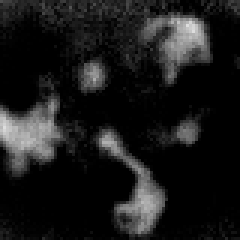
#> input picture gap8_project/samples/im4.pgm, 80 x 80 px (shown 3 times larger)
$ python DrawBB.py
#> lines starting #> are read from the running program, lines starting #| are printed output that depends on the picture
### Copyright (C) 2020 GreenWaves Technologies
##
## Licensed under the Apache License, Version 2.0 (the "License");
## you may not use this file except in compliance with the License.
## You may obtain a copy of the License at
##
##     http://www.apache.org/licenses/LICENSE-2.0
##
## Unless required by applicable law or agreed to in writing, software
## distributed under the License is distributed on an "AS IS" BASIS,
## WITHOUT WARRANTIES OR CONDITIONS OF ANY KIND, either express or implied.
## See the License for the specific language governing permissions and
## limitations under the License.

import matplotlib.pyplot as plt
import matplotlib.patches as patches
from PIL import Image
import numpy as np

im = np.array(Image.open('samples/im4.pgm'), dtype=np.uint8)
#> im is the input picture: shape (80, 80); min 0, max 221, mean 26.1

# Create figure and axes
fig,ax = plt.subplots(1)

# Display the image
ax.imshow(im)

# Copy Paste code here:

rect = patches.Rectangle((1,30),20,26,linewidth=1,edgecolor='r',facecolor='none')
ax.add_patch(rect)
rect = patches.Rectangle((36,56),18,22,linewidth=1,edgecolor='r',facecolor='none')
ax.add_patch(rect)
rect = patches.Rectangle((50,5),21,21,linewidth=1,edgecolor='r',facecolor='none')
ax.add_patch(rect)


################################

# Add the patch to the Axes
ax.add_patch(rect)

plt.show()
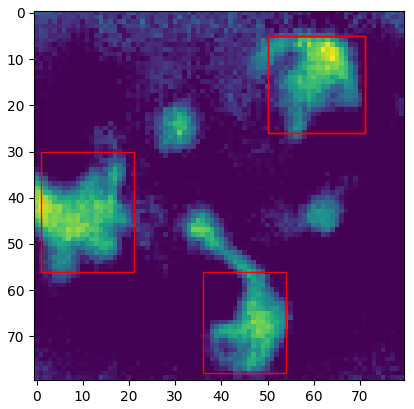
#> figure drawn by matplotlib, 1 panel

$ run again, with gap8_project/samples/im1.pgm copied over gap8_project/samples/im4.pgm
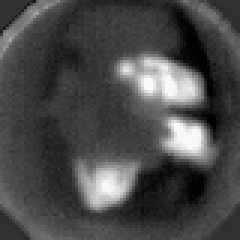
#> input picture gap8_project/samples/im1.pgm, 80 x 80 px (shown 3 times larger)
#> im is the input picture: shape (80, 80); min 3, max 252, mean 73.3
#> `plt.show()`:
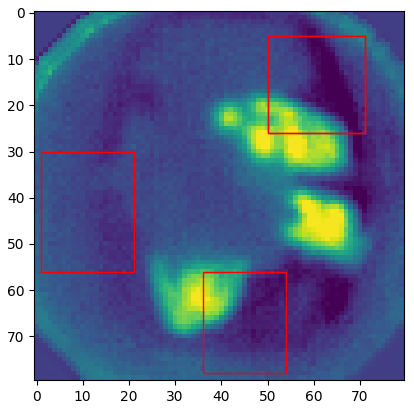
#> figure drawn by matplotlib, 1 panel

$ run again, with gap8_project/samples/im2.pgm copied over gap8_project/samples/im4.pgm
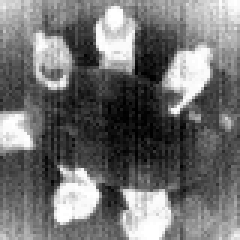
#> input picture gap8_project/samples/im2.pgm, 80 x 80 px (shown 3 times larger)
#> im is the input picture: shape (80, 80); min 0, max 255, mean 113.3
#> `plt.show()`:
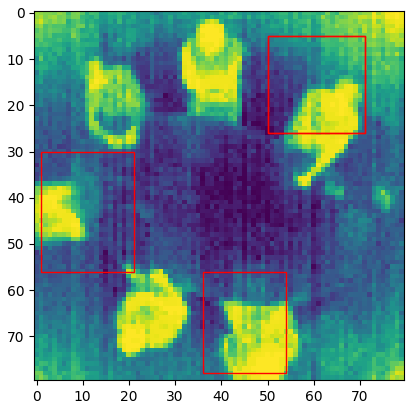
#> figure drawn by matplotlib, 1 panel

$ run again, with gap8_project/samples/im3.pgm copied over gap8_project/samples/im4.pgm
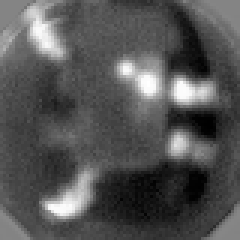
#> input picture gap8_project/samples/im3.pgm, 80 x 80 px (shown 3 times larger)
#> im is the input picture: shape (80, 80); min 0, max 255, mean 83.7
#> `plt.show()`:
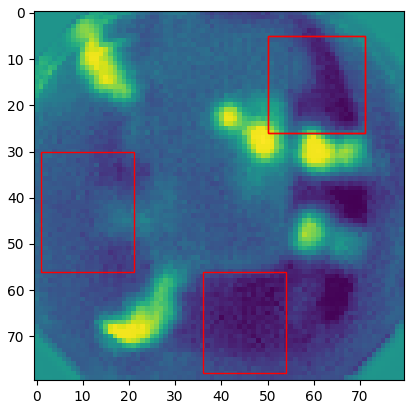
#> figure drawn by matplotlib, 1 panel
